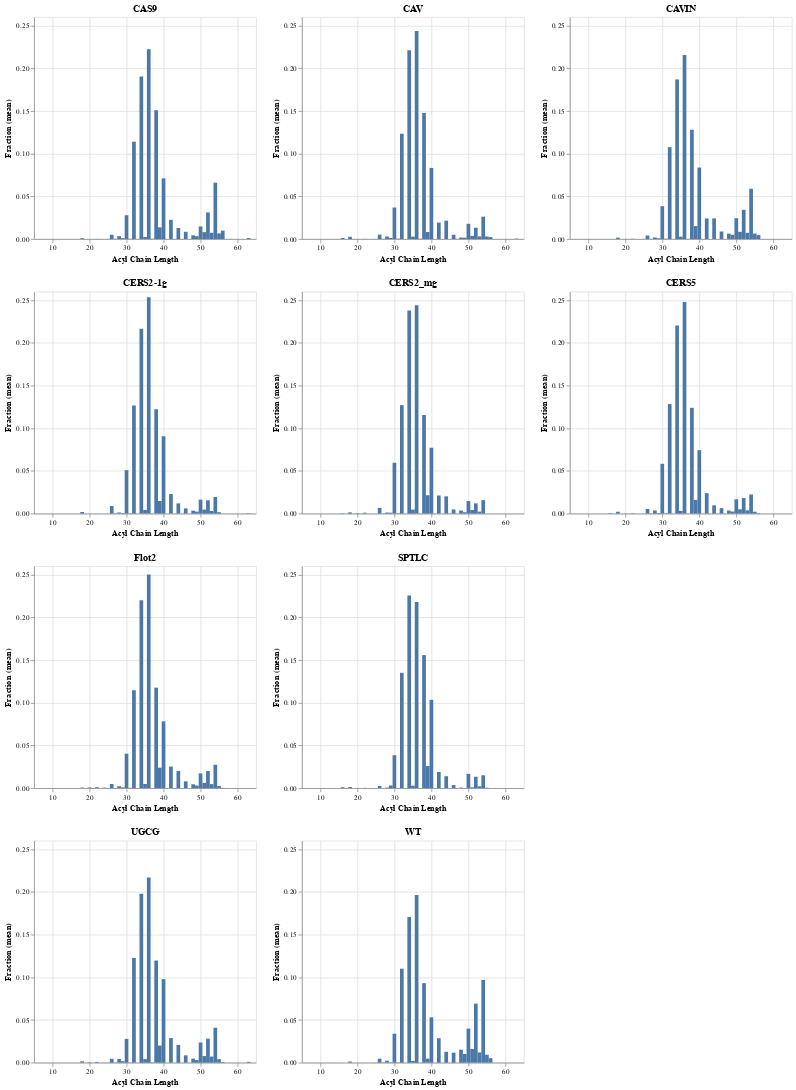

Notebook code for this chart:
### Code cell
a = alt.Chart(ptns).mark_bar().encode(
    x='Acyl Chain Length:Q',
    y=alt.Y('CAS9:Q').title('Fraction (mean)').scale(domain=[0,.26]),
    tooltip=['Acyl Chain Length', 'CAS9']
).properties(
    title='CAS9'
)

b = alt.Chart(ptns).mark_bar().encode(
    x='Acyl Chain Length:Q',
    y=alt.Y('CAV:Q').title('Fraction (mean)').scale(domain=[0,.26]),
    tooltip=['Acyl Chain Length', 'CAV']
).properties(
    title='CAV'
)

c = alt.Chart(ptns).mark_bar().encode(
    x='Acyl Chain Length:Q',
    y=alt.Y('CAVIN:Q').title('Fraction (mean)').scale(domain=[0,.26]),
    tooltip=['Acyl Chain Length', 'CAVIN']
).properties(
    title='CAVIN'
)

d = alt.Chart(ptns).mark_bar().encode(
    x='Acyl Chain Length:Q',
    y=alt.Y('CERS2-1g:Q').title('Fraction (mean)').scale(domain=[0,.26]),
    tooltip=['Acyl Chain Length', 'CERS2-1g']
).properties(
    title='CERS2-1g'
)

e = alt.Chart(ptns).mark_bar().encode(
    x='Acyl Chain Length:Q',
    y=alt.Y('CERS2_mg:Q').title('Fraction (mean)').scale(domain=[0,.26]),
    tooltip=['Acyl Chain Length', 'CERS2_mg']
).properties(
    title='CERS2_mg'
)

f = alt.Chart(ptns).mark_bar().encode(
    x='Acyl Chain Length:Q',
    y=alt.Y('CERS5:Q').title('Fraction (mean)').scale(domain=[0,.26]),
    tooltip=['Acyl Chain Length', 'CERS5']
).properties(
    title='CERS5'
)

g = alt.Chart(ptns).mark_bar().encode(
    x='Acyl Chain Length:Q',
    y=alt.Y('Flot2:Q').title('Fraction (mean)').scale(domain=[0,.26]),
    tooltip=['Acyl Chain Length', 'Flot2']
).properties(
    title='Flot2'
)

i = alt.Chart(ptns).mark_bar().encode(
    x='Acyl Chain Length:Q',
    y=alt.Y('SPTLC:Q').title('Fraction (mean)').scale(domain=[0,.26]),
    tooltip=['Acyl Chain Length', 'SPTLC']
).properties(
    title='SPTLC'
)

j = alt.Chart(ptns).mark_bar().encode(
    x='Acyl Chain Length:Q',
    y=alt.Y('UGCG:Q').title('Fraction (mean)').scale(domain=[0,.26]),
    tooltip=['Acyl Chain Length', 'UGCG']
).properties(
    title='UGCG'
)

k = alt.Chart(ptns).mark_bar().encode(
    x='Acyl Chain Length:Q',
    y=alt.Y('WT:Q').title('Fraction (mean)').scale(domain=[0,.26]),
    tooltip=['Acyl Chain Length', 'WT']
).properties(
    title='WT'
)

chain_lengths = (a | b | c) & (d | e | f) & (g | i) & (j | k)
chain_lengths

### Figure 1 — Vega-Lite specification as saved in the notebook (floating-point values rounded to 4 significant figures)
{"config": {"view": {"continuousWidth": 300, "continuousHeight": 300}}, "vconcat": [{"hconcat": [{"mark": {"type": "bar"}, "encoding": {"tooltip": [{"field": "Acyl Chain Length", "type": "quantitative"}, {"field": "CAS9", "type": "quantitative"}], "x": {"field": "Acyl Chain Length", "type": "quantitative"}, "y": {"field": "CAS9", "scale": {"domain": [0, 0.26]}, "title": "Fraction (mean)", "type": "quantitative"}}, "title": "CAS9"}, {"mark": {"type": "bar"}, "encoding": {"tooltip": [{"field": "Acyl Chain Length", "type": "quantitative"}, {"field": "CAV", "type": "quantitative"}], "x": {"field": "Acyl Chain Length", "type": "quantitative"}, "y": {"field": "CAV", "scale": {"domain": [0, 0.26]}, "title": "Fraction (mean)", "type": "quantitative"}}, "title": "CAV"}, {"mark": {"type": "bar"}, "encoding": {"tooltip": [{"field": "Acyl Chain Length", "type": "quantitative"}, {"field": "CAVIN", "type": "quantitative"}], "x": {"field": "Acyl Chain Length", "type": "quantitative"}, "y": {"field": "CAVIN", "scale": {"domain": [0, 0.26]}, "title": "Fraction (mean)", "type": "quantitative"}}, "title": "CAVIN"}]}, {"hconcat": [{"mark": {"type": "bar"}, "encoding": {"tooltip": [{"field": "Acyl Chain Length", "type": "quantitative"}, {"field": "CERS2-1g", "type": "quantitative"}], "x": {"field": "Acyl Chain Length", "type": "quantitative"}, "y": {"field": "CERS2-1g", "scale": {"domain": [0, 0.26]}, "title": "Fraction (mean)", "type": "quantitative"}}, "title": "CERS2-1g"}, {"mark": {"type": "bar"}, "encoding": {"tooltip": [{"field": "Acyl Chain Length", "type": "quantitative"}, {"field": "CERS2_mg", "type": "quantitative"}], "x": {"field": "Acyl Chain Length", "type": "quantitative"}, "y": {"field": "CERS2_mg", "scale": {"domain": [0, 0.26]}, "title": "Fraction (mean)", "type": "quantitative"}}, "title": "CERS2_mg"}, {"mark": {"type": "bar"}, "encoding": {"tooltip": [{"field": "Acyl Chain Length", "type": "quantitative"}, {"field": "CERS5", "type": "quantitative"}], "x": {"field": "Acyl Chain Length", "type": "quantitative"}, "y": {"field": "CERS5", "scale": {"domain": [0, 0.26]}, "title": "Fraction (mean)", "type": "quantitative"}}, "title": "CERS5"}]}, {"hconcat": [{"mark": {"type": "bar"}, "encoding": {"tooltip": [{"field": "Acyl Chain Length", "type": "quantitative"}, {"field": "Flot2", "type": "quantitative"}], "x": {"field": "Acyl Chain Length", "type": "quantitative"}, "y": {"field": "Flot2", "scale": {"domain": [0, 0.26]}, "title": "Fraction (mean)", "type": "quantitative"}}, "title": "Flot2"}, {"mark": {"type": "bar"}, "encoding": {"tooltip": [{"field": "Acyl Chain Length", "type": "quantitative"}, {"field": "SPTLC", "type": "quantitative"}], "x": {"field": "Acyl Chain Length", "type": "quantitative"}, "y": {"field": "SPTLC", "scale": {"domain": [0, 0.26]}, "title": "Fraction (mean)", "type": "quantitative"}}, "title": "SPTLC"}]}, {"hconcat": [{"mark": {"type": "bar"}, "encoding": {"tooltip": [{"field": "Acyl Chain Length", "type": "quantitative"}, {"field": "UGCG", "type": "quantitative"}], "x": {"field": "Acyl Chain Length", "type": "quantitative"}, "y": {"field": "UGCG", "scale": {"domain": [0, 0.26]}, "title": "Fraction (mean)", "type": "quantitative"}}, "title": "UGCG"}, {"mark": {"type": "bar"}, "encoding": {"tooltip": [{"field": "Acyl Chain Length", "type": "quantitative"}, {"field": "WT", "type": "quantitative"}], "x": {"field": "Acyl Chain Length", "type": "quantitative"}, "y": {"field": "WT", "scale": {"domain": [0, 0.26]}, "title": "Fraction (mean)", "type": "quantitative"}}, "title": "WT"}]}], "data": {"name": "data-3e833ed40c5b7fcde656f61dd43e3559"}, "$schema": "https://vega.github.io/schema/vega-lite/v5.16.3.json", "datasets": {"data-3e833ed40c5b7fcde656f61dd43e3559": [{"Acyl Chain Length": 10, "CAS9": 0.0, "CAV": 5.417e-05, "CAVIN": 1.825e-06, "CERS2-1g": 0.0, "CERS2_mg": 7.509e-07, "CERS5": 0.0, "Flot2": 0.0, "SPTLC": 3.456e-05, "UGCG": 0.0, "WT": 1.754e-06}, {"Acyl Chain Length": 12, "CAS9": 1.165e-05, "CAV": 2.841e-05, "CAVIN": 4.894e-06, "CERS2-1g": 1.04e-05, "CERS2_mg": 0.0, "CERS5": 0.0, "Flot2": 2.261e-06, "SPTLC": 5.092e-06, "UGCG": 1.434e-05, "WT": 2.821e-06}, {"Acyl Chain Length": 14, "CAS9": 0.0, "CAV": 1.565e-06, "CAVIN": 0.0, "CERS2-1g": 0.0, "CERS2_mg": 0.0, "CERS5": 0.0, "Flot2": 0.0, "SPTLC": 0.0, "UGCG": 0.0, "WT": 0.0}, {"Acyl Chain Length": 16, "CAS9": 1.741e-05, "CAV": 0.001161, "CAVIN": 2.461e-05, "CERS2-1g": 1.15e-05, "CERS2_mg": 0.0002681, "CERS5": 0.0005475, "Flot2": 1.9e-05, "SPTLC": 0.001047, "UGCG": 2.246e-05, "WT": 0.0}, {"Acyl Chain Length": 18, "CAS9": 0.0009444, "CAV": 0.002642, "CAVIN": 0.00157, "CERS2-1g": 0.001876, "CERS2_mg": 0.001442, "CERS5": 0.002131, "Flot2": 0.0005732, "SPTLC": 0.001316, "UGCG": 0.001583, "WT": 0.001328}, {"Acyl Chain Length": 20, "CAS9": 1.184e-05, "CAV": 6.857e-05, "CAVIN": 0.0001441, "CERS2-1g": 2.317e-05, "CERS2_mg": 0.000579, "CERS5": 0.000182, "Flot2": 0.0007487, "SPTLC": 0.0002355, "UGCG": 0.000462, "WT": 2.749e-05}, {"Acyl Chain Length": 22, "CAS9": 0.0001097, "CAV": 0.0001943, "CAVIN": 0.0003184, "CERS2-1g": 0.0001268, "CERS2_mg": 0.00102, "CERS5": 0.0003026, "Flot2": 0.001067, "SPTLC": 0.0002796, "UGCG": 0.0008567, "WT": 6.24e-05}, {"Acyl Chain Length": 24, "CAS9": 6.336e-06, "CAV": 4.162e-05, "CAVIN": 2.31e-05, "CERS2-1g": 6.789e-06, "CERS2_mg": 1.266e-05, "CERS5": 2.028e-05, "Flot2": 0.0005423, "SPTLC": 3.151e-05, "UGCG": 0.0001845, "WT": 5.109e-06}, {"Acyl Chain Length": 25, "CAS9": 0.0001319, "CAV": 0.0001059, "CAVIN": 9.523e-05, "CERS2-1g": 4.606e-05, "CERS2_mg": 5.087e-05, "CERS5": 0.0001416, "Flot2": 9.282e-05, "SPTLC": 1.192e-05, "UGCG": 0.0001374, "WT": 0.0001358}, {"Acyl Chain Length": 26, "CAS9": 0.004975, "CAV": 0.005139, "CAVIN": 0.004129, "CERS2-1g": 0.008928, "CERS2_mg": 0.006667, "CERS5": 0.005383, "Flot2": 0.004861, "SPTLC": 0.002557, "UGCG": 0.004477, "WT": 0.004649}, {"Acyl Chain Length": 27, "CAS9": 0.0001768, "CAV": 0.0001789, "CAVIN": 0.0001953, "CERS2-1g": 0.0001723, "CERS2_mg": 0.0001929, "CERS5": 0.0002264, "Flot2": 0.0001791, "SPTLC": 3.79e-05, "UGCG": 0.0002645, "WT": 0.0003225}, {"Acyl Chain Length": 28, "CAS9": 0.003338, "CAV": 0.002956, "CAVIN": 0.001854, "CERS2-1g": 0.001253, "CERS2_mg": 0.001209, "CERS5": 0.003603, "Flot2": 0.002181, "SPTLC": 0.0006494, "UGCG": 0.004223, "WT": 0.002291}, {"Acyl Chain Length": 29, "CAS9": 0.0009663, "CAV": 0.00115, "CAVIN": 0.000839, "CERS2-1g": 0.000534, "CERS2_mg": 0.001021, "CERS5": 0.0005767, "Flot2": 0.0008865, "SPTLC": 0.003093, "UGCG": 0.001679, "WT": 0.0003464}, {"Acyl Chain Length": 30, "CAS9": 0.02783, "CAV": 0.03687, "CAVIN": 0.03847, "CERS2-1g": 0.05084, "CERS2_mg": 0.05952, "CERS5": 0.05828, "Flot2": 0.04032, "SPTLC": 0.03852, "UGCG": 0.02781, "WT": 0.03388}, {"Acyl Chain Length": 31, "CAS9": 0.0002157, "CAV": 0.0003512, "CAVIN": 0.0002652, "CERS2-1g": 0.0002337, "CERS2_mg": 0.0003814, "CERS5": 0.0002928, "Flot2": 0.0004048, "SPTLC": 0.0001413, "UGCG": 0.0001863, "WT": 0.00027}, {"Acyl Chain Length": 32, "CAS9": 0.114, "CAV": 0.1233, "CAVIN": 0.1076, "CERS2-1g": 0.1266, "CERS2_mg": 0.1269, "CERS5": 0.1282, "Flot2": 0.1146, "SPTLC": 0.135, "UGCG": 0.1227, "WT": 0.11}, {"Acyl Chain Length": 33, "CAS9": 3.288e-05, "CAV": 4.836e-05, "CAVIN": 1.803e-05, "CERS2-1g": 2.614e-05, "CERS2_mg": 5.315e-05, "CERS5": 1.566e-05, "Flot2": 6.871e-05, "SPTLC": 2.324e-05, "UGCG": 7.375e-05, "WT": 1.854e-05}, {"Acyl Chain Length": 34, "CAS9": 0.1905, "CAV": 0.2211, "CAVIN": 0.1869, "CERS2-1g": 0.2164, "CERS2_mg": 0.2378, "CERS5": 0.2202, "Flot2": 0.2199, "SPTLC": 0.2255, "UGCG": 0.1979, "WT": 0.1706}, {"Acyl Chain Length": 35, "CAS9": 0.002377, "CAV": 0.002791, "CAVIN": 0.002735, "CERS2-1g": 0.00425, "CERS2_mg": 0.004631, "CERS5": 0.003144, "Flot2": 0.004778, "SPTLC": 0.002744, "UGCG": 0.004196, "WT": 0.002069}, {"Acyl Chain Length": 36, "CAS9": 0.2221, "CAV": 0.2435, "CAVIN": 0.2155, "CERS2-1g": 0.2534, "CERS2_mg": 0.2439, "CERS5": 0.2477, "Flot2": 0.2501, "SPTLC": 0.218, "UGCG": 0.2168, "WT": 0.1964}, {"Acyl Chain Length": 37, "CAS9": 0.0002171, "CAV": 0.0002959, "CAVIN": 0.000131, "CERS2-1g": 0.0001655, "CERS2_mg": 0.0001471, "CERS5": 0.0001081, "Flot2": 0.000134, "SPTLC": 0.0001967, "UGCG": 0.0004095, "WT": 0.0001367}, {"Acyl Chain Length": 38, "CAS9": 0.1509, "CAV": 0.1476, "CAVIN": 0.128, "CERS2-1g": 0.1222, "CERS2_mg": 0.1154, "CERS5": 0.1239, "Flot2": 0.1176, "SPTLC": 0.1558, "UGCG": 0.1195, "WT": 0.0931}, {"Acyl Chain Length": 39, "CAS9": 0.01365, "CAV": 0.008185, "CAVIN": 0.01508, "CERS2-1g": 0.01474, "CERS2_mg": 0.02148, "CERS5": 0.016, "Flot2": 0.0239, "SPTLC": 0.02596, "UGCG": 0.01998, "WT": 0.004678}, {"Acyl Chain Length": 40, "CAS9": 0.07102, "CAV": 0.08328, "CAVIN": 0.08371, "CERS2-1g": 0.09059, "CERS2_mg": 0.07707, "CERS5": 0.07427, "Flot2": 0.07817, "SPTLC": 0.1034, "UGCG": 0.09779, "WT": 0.05308}, {"Acyl Chain Length": 41, "CAS9": 1.623e-05, "CAV": 1.263e-05, "CAVIN": 4.015e-06, "CERS2-1g": 1.032e-05, "CERS2_mg": 8.306e-06, "CERS5": 7.877e-06, "Flot2": 6.063e-06, "SPTLC": 2.539e-06, "UGCG": 1.57e-05, "WT": 7.293e-06}, {"Acyl Chain Length": 42, "CAS9": 0.02247, "CAV": 0.0193, "CAVIN": 0.02408, "CERS2-1g": 0.02284, "CERS2_mg": 0.02115, "CERS5": 0.02396, "Flot2": 0.02528, "SPTLC": 0.01888, "UGCG": 0.02875, "WT": 0.02862}, {"Acyl Chain Length": 43, "CAS9": 2.546e-05, "CAV": 1.849e-05, "CAVIN": 8.251e-07, "CERS2-1g": 9.527e-06, "CERS2_mg": 5.364e-06, "CERS5": 1.572e-05, "Flot2": 7.491e-06, "SPTLC": 0.0, "UGCG": 2.373e-05, "WT": 1.866e-05}, {"Acyl Chain Length": 44, "CAS9": 0.01288, "CAV": 0.02151, "CAVIN": 0.02416, "CERS2-1g": 0.01191, "CERS2_mg": 0.02013, "CERS5": 0.009656, "Flot2": 0.02018, "SPTLC": 0.01391, "UGCG": 0.02071, "WT": 0.01271}, {"Acyl Chain Length": 45, "CAS9": 5.03e-05, "CAV": 4.071e-05, "CAVIN": 2.569e-05, "CERS2-1g": 7.647e-05, "CERS2_mg": 0.0001244, "CERS5": 0.0001211, "Flot2": 0.0001303, "SPTLC": 2.652e-05, "UGCG": 5.953e-06, "WT": 3.703e-05}, {"Acyl Chain Length": 46, "CAS9": 0.00849, "CAV": 0.004998, "CAVIN": 0.008789, "CERS2-1g": 0.006108, "CERS2_mg": 0.004805, "CERS5": 0.00633, "Flot2": 0.007897, "SPTLC": 0.003535, "UGCG": 0.008582, "WT": 0.01162}, {"Acyl Chain Length": 47, "CAS9": 8.989e-07, "CAV": 0.0001799, "CAVIN": 4.129e-06, "CERS2-1g": 0.0, "CERS2_mg": 2.896e-06, "CERS5": 3.674e-06, "Flot2": 2.995e-06, "SPTLC": 5.701e-06, "UGCG": 1.326e-05, "WT": 2.128e-06}, {"Acyl Chain Length": 48, "CAS9": 0.004332, "CAV": 0.001705, "CAVIN": 0.006352, "CERS2-1g": 0.003401, "CERS2_mg": 0.003569, "CERS5": 0.003517, "Flot2": 0.004433, "SPTLC": 0.0006364, "UGCG": 0.004693, "WT": 0.01518}, {"Acyl Chain Length": 49, "CAS9": 0.003251, "CAV": 0.001586, "CAVIN": 0.00497, "CERS2-1g": 0.002299, "CERS2_mg": 0.001538, "CERS5": 0.00236, "Flot2": 0.002929, "SPTLC": 0.0, "UGCG": 0.002945, "WT": 0.01014}, {"Acyl Chain Length": 50, "CAS9": 0.01479, "CAV": 0.01784, "CAVIN": 0.02435, "CERS2-1g": 0.01628, "CERS2_mg": 0.0146, "CERS5": 0.01672, "Flot2": 0.01724, "SPTLC": 0.01667, "UGCG": 0.0236, "WT": 0.03985}, {"Acyl Chain Length": 51, "CAS9": 0.008049, "CAV": 0.003653, "CAVIN": 0.008392, "CERS2-1g": 0.004654, "CERS2_mg": 0.004255, "CERS5": 0.004992, "Flot2": 0.006079, "SPTLC": 0.0009041, "UGCG": 0.007687, "WT": 0.01606}, {"Acyl Chain Length": 52, "CAS9": 0.0312, "CAV": 0.01326, "CAVIN": 0.03419, "CERS2-1g": 0.0155, "CERS2_mg": 0.01199, "CERS5": 0.01832, "Flot2": 0.01994, "SPTLC": 0.0133, "UGCG": 0.02813, "WT": 0.06916}, {"Acyl Chain Length": 53, "CAS9": 0.007292, "CAV": 0.003066, "CAVIN": 0.007273, "CERS2-1g": 0.002983, "CERS2_mg": 0.002273, "CERS5": 0.003762, "Flot2": 0.004632, "SPTLC": 0.002117, "UGCG": 0.007107, "WT": 0.01191}, {"Acyl Chain Length": 54, "CAS9": 0.066, "CAV": 0.02617, "CAVIN": 0.05887, "CERS2-1g": 0.0194, "CERS2_mg": 0.01572, "CERS5": 0.02236, "Flot2": 0.02733, "SPTLC": 0.01498, "UGCG": 0.0409, "WT": 0.09683}, {"Acyl Chain Length": 55, "CAS9": 0.006568, "CAV": 0.002937, "CAVIN": 0.006314, "CERS2-1g": 0.001611, "CERS2_mg": 0.0, "CERS5": 0.002163, "Flot2": 0.002387, "SPTLC": 0.0004092, "UGCG": 0.004077, "WT": 0.009278}, {"Acyl Chain Length": 56, "CAS9": 0.009812, "CAV": 0.002269, "CAVIN": 0.004605, "CERS2-1g": 3.975e-05, "CERS2_mg": 3.068e-05, "CERS5": 0.0005221, "Flot2": 0.0002734, "SPTLC": 3.38e-05, "UGCG": 0.0006815, "WT": 0.005178}, {"Acyl Chain Length": 57, "CAS9": 1.675e-06, "CAV": 0.0, "CAVIN": 2.074e-06, "CERS2-1g": 0.0, "CERS2_mg": 0.0, "CERS5": 0.0, "Flot2": 0.0, "SPTLC": 0.0, "UGCG": 0.0, "WT": 3.66e-06}, {"Acyl Chain Length": 58, "CAS9": 0.0001335, "CAV": 2.439e-06, "CAVIN": 0.0, "CERS2-1g": 0.0, "CERS2_mg": 0.0, "CERS5": 0.0, "Flot2": 0.0, "SPTLC": 0.0, "UGCG": 1.044e-05, "WT": 1.388e-05}, {"Acyl Chain Length": 63, "CAS9": 0.001096, "CAV": 0.0004974, "CAVIN": 0.0, "CERS2-1g": 0.0005037, "CERS2_mg": 0.0, "CERS5": 0.0, "Flot2": 0.0, "SPTLC": 0.0, "UGCG": 0.0009206, "WT": 0.0}]}}
